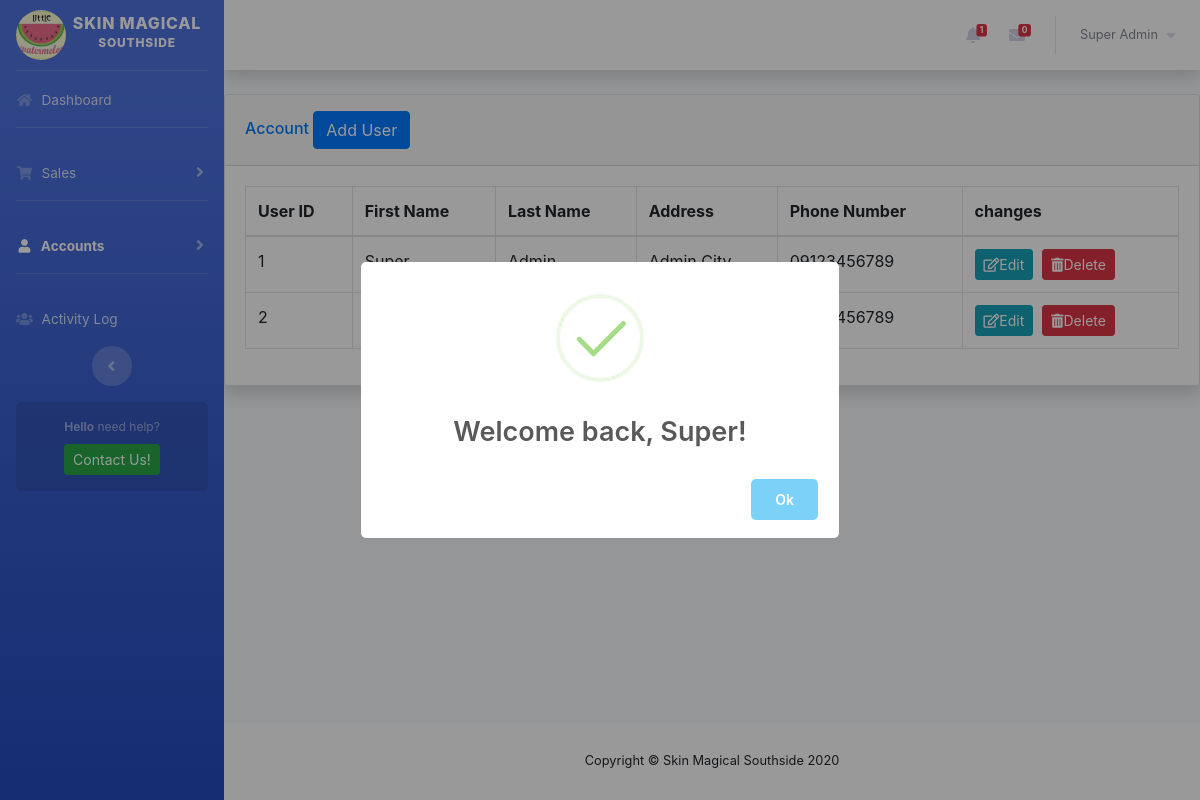
Page /pages/accountUsers.php (signed in) on the committed database.
### tables this page shows
CREATE TABLE `users` (
  `user_id` int NOT NULL,
  `first_name` varchar(100) NOT NULL,
  `last_name` varchar(100) NOT NULL,
  `user_address` varchar(100) NOT NULL,
  `user_number` varchar(11) NOT NULL,
  `created_at` datetime NOT NULL DEFAULT CURRENT_TIMESTAMP,
  `updated_at` datetime NOT NULL DEFAULT CURRENT_TIMESTAMP ON UPDATE CURRENT_TIMESTAMP
);

### pages/accountUsers.php (the view, shortened to what this page needs)
<?php
include '../includes/header.php';
include '../includes/sidebar.php';
include '../includes/topbar.php';
include '../config/connection.php';
?>
<div id="content-wrapper" class="d-flex flex-column">
    <div class="contatiner-fluid">
        <div class="card shadow mb-4">
            <div class="card-header py-3">
                <h6 class="m-0 font-weight-bold- text-primary"> Account
                    <button type="button" class="btn btn-primary" data-toggle="modal" data-target="#addUser">
                        Add User
                    </button>
                </h6>
            </div>
            <div class="card-body">
                <div class="table-responsive">
                    <table class="table table-bordered" id="userTable" width="100%" cellspacing="0">
                        <thead>
                            <tr>
                                <th>User ID</th>
                                <th>First Name</th>
                                <th>Last Name</th>
                                <th>Address</th>
                                <th>Phone Number</th>
                                <th>changes</th>
                            </tr>
                        </thead>
                        <tbody>
                            <?php
                                $sql = "SELECT * FROM users";
                                $result = mysqli_query($db, $sql) or die (mysqli_error($db));
                                while ($row = mysqli_fetch_assoc($result)) {
                                    ?>
                                    <tr>
                                        <td><?php echo $row['user_id'] ?></td>
                                        <td><?php echo $row['first_name'] ?></td>
                                        <td><?php echo $row['last_name'] ?></td>
                                        <td><?php echo $row['user_address'] ?></td>
                                        <td><?php echo $row['user_number'] ?></td>
                                        <td><button class="btn editbtn btn-info btn-sm"><i class="far fa-edit"></i>Edit</button>&nbsp
                                        <button class="btn deletebtn btn-danger btn-sm"><i class="fas fa-trash-alt"></i>Delete</button></td>
                                    </tr>
                                    <?php
                                }
                            ?>
                        </tbody>
                    </table>
                </div>
            </div>
        </div>
    </div>
</div>
</div>
<?php
    include '../includes/footer.php';
?>

### rows in the picture
users: user_id "1", first_name "Super", last_name "Admin", user_address "Admin City", user_number "09123456789"
users: user_id "2", user_number "09123456789"

### other values in the picture
$result['notif'] "1"
$msgresult['notif'] "0"
$_SESSION['name'] "Super Admin"
